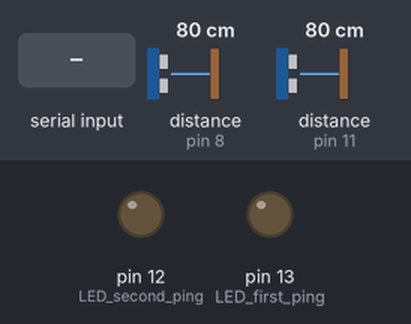
The sketch below on a simulated Arduino Uno, built with avr-gcc and run on an emulated ATmega328P. On the bench: output pins drawn as LEDs (lit = HIGH). Wiring (inferred from the names in the program): 2 × ultrasonic range finder: trigger pin 9, echo pin 8 / trigger pin 10, echo pin 11. Dashed ring = blinking. The inputs (shaded band) are chosen by the test bench; at power-on: distance to the obstacle (sensors on pin 8, pin 11) 80 cm. The echo pulse lasts 58.3 µs per cm; pins used as bus, display or sensor lines are not drawn; what the sketch prints to the serial monitor is not drawn.

Above: at 1.2 s.
1.3 s: distance to the obstacle (sensor on pin 8) set to 2 cm
At 1.7 s:
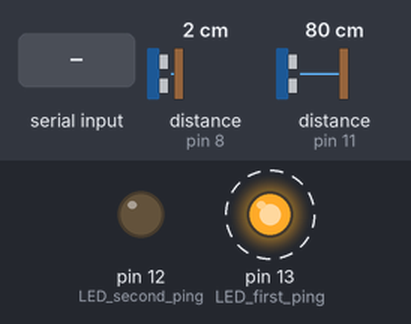
4.3 s: distance to the obstacle (sensor on pin 11) set to 55 cm
5.8 s: distance to the obstacle (sensor on pin 11) set to 49 cm
At 6.08 s:
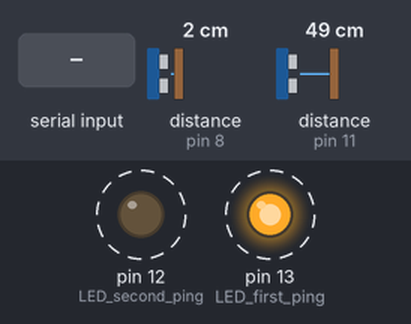
8.8 s: "display distance" received over Serial
11.8 s: distance to the obstacle (sensor on pin 8) set to 9 cm
14.8 s: distance to the obstacle (sensor on pin 8) set to 60 cm
Timing chart, 0 to 17.3 s (numbered marks = the images above; inputs shaded):
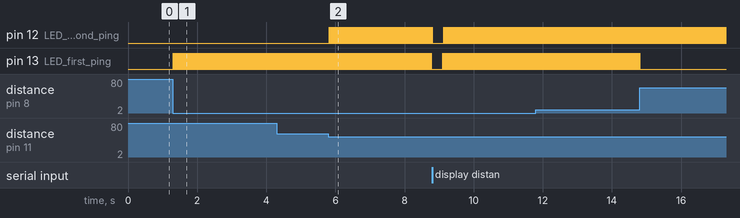

The sketch:

Car_Design_System.ino
```cpp
//Name: Himanshu Verma
//Class: AIML-2 GP-2
//Roll No: 19BCS6141
//Start :
//define the pins that we will use for the first ultrasonic sensor

#define trigPin1 9                                   //pin number 9 in arduino
#define echoPin1 8                                   // we'll use this pin to read the signal from the first sensor
#define LED_first_ping 13

//define the pins that we will use for the second ultrasonic sensor

#define trigPin2 10
#define echoPin2 11
#define LED_second_ping 12


//used variables

long duration, distance, UltraSensor1, UltraSensor2; //we'll use these variable to store and generate data

char data;
String SerialData="";


//Make the setup of your pins

void setup()
{// START SETUP FUNCTION
Serial.begin (9600);                              // we will use the serial data transmission to display the distance value on the serial monitor

// setup pins first sensor
pinMode(trigPin1, OUTPUT);                        // from where we will transmit the ultrasonic wave
pinMode(echoPin1, INPUT);                         //from where we will read the reflected wave
pinMode(LED_first_ping, OUTPUT);                  // from where we will control the LED

//setup pins second sensor
pinMode(trigPin2, OUTPUT);
pinMode(echoPin2, INPUT);
pinMode(LED_second_ping, OUTPUT);


//inisialize LED status
digitalWrite(LED_first_ping,LOW);
digitalWrite(LED_second_ping,LOW);
}// END SETUP FUNCTION

// SonarSensor function used to generate and read the ultrasonic wave
void SonarSensor(int trigPinSensor,int echoPinSensor)//it takes the trigPIN and the echoPIN
{
  //START SonarSensor FUNCTION
  //generate the ultrasonic wave

digitalWrite(trigPinSensor, LOW);// put trigpin LOW
delayMicroseconds(2);// wait 2 microseconds
digitalWrite(trigPinSensor, HIGH);// switch trigpin HIGH
delayMicroseconds(10); // wait 10 microseconds
digitalWrite(trigPinSensor, LOW);// turn it LOW again


//read the distance

duration = pulseIn(echoPinSensor, HIGH);//pulseIn funtion will return the time on how much the configured pin remain the level HIGH or LOW; in this case it will return how much time echoPinSensor stay HIGH
distance= (duration/2) / 29.1; // first we have to divide the duration by two
}// END SonarSensor FUNCTION


//write the code in the loop function
void loop()
{
// START THE LOOP FUNCTION
SonarSensor(trigPin1, echoPin1);              // look above to find the difinition of the SonarSensor function
UltraSensor1 = distance;                      // store the distance in the first variable
SonarSensor(trigPin2,echoPin2);               // call the SonarSensor function again with the second sensor pins
UltraSensor2 = distance;                      // store the new distance in the second variable

while(Serial.available())
{
  delay(10);
  data=Serial.read();
  SerialData+=data;
}

if(SerialData=="display distance")
{
// display the distances on the serial monitor for the first sensor

Serial.print("distance measured by the first sensor: ");
Serial.print(UltraSensor1);
Serial.println(" cm");


//display the distance on the serial monitor for the second sensor

Serial.print("distance measured by the second sensor: ");
Serial.print(UltraSensor2);
Serial.println(" cm");
Serial.println("---------------------------------------------------------------------------------------------------------");

}

SerialData="";
// make condition to control the LEDs
if(UltraSensor1 <=50)// if distance is less than 50 Cm turn the LED ON
{
  digitalWrite(LED_first_ping,HIGH);
  delay(10);
  digitalWrite(LED_first_ping,LOW);
  delay(10);
}
else                // else turn the LED OFF
{
  digitalWrite(LED_first_ping,LOW);
}


if(UltraSensor2 <=50)
{
    digitalWrite(LED_second_ping,HIGH);
    delay(10);
    digitalWrite(LED_second_ping,LOW);
    delay(10);
}
else
{
  digitalWrite(LED_second_ping,LOW);
}
}//END LOOP FUNTION
```

Measured:
- the behaviour switches between 52 and 51 cm on distance to the obstacle (sensor on pin 11) (found by bisection; images 1 and 2)
- after the input at 1.3 s, pin 13 (LED_first_ping): alternates HIGH for 0.01 s and LOW for 0.02 s, starting at once
- after the input at 5.8 s, pin 12 (LED_second_ping): alternates HIGH for 0.01 s and LOW for 0.03 s, starting at once; pin 13 (LED_first_ping): alternates HIGH for 0.01 s and LOW for 0.03 s, starting after 0.10 s
- after the input at 14.8 s, pin 12 (LED_second_ping): alternates HIGH for 0.01 s and LOW for 0.02 s, starting after 0.09 s; pin 13 (LED_first_ping): goes on until 14.8 s, then stays LOW
